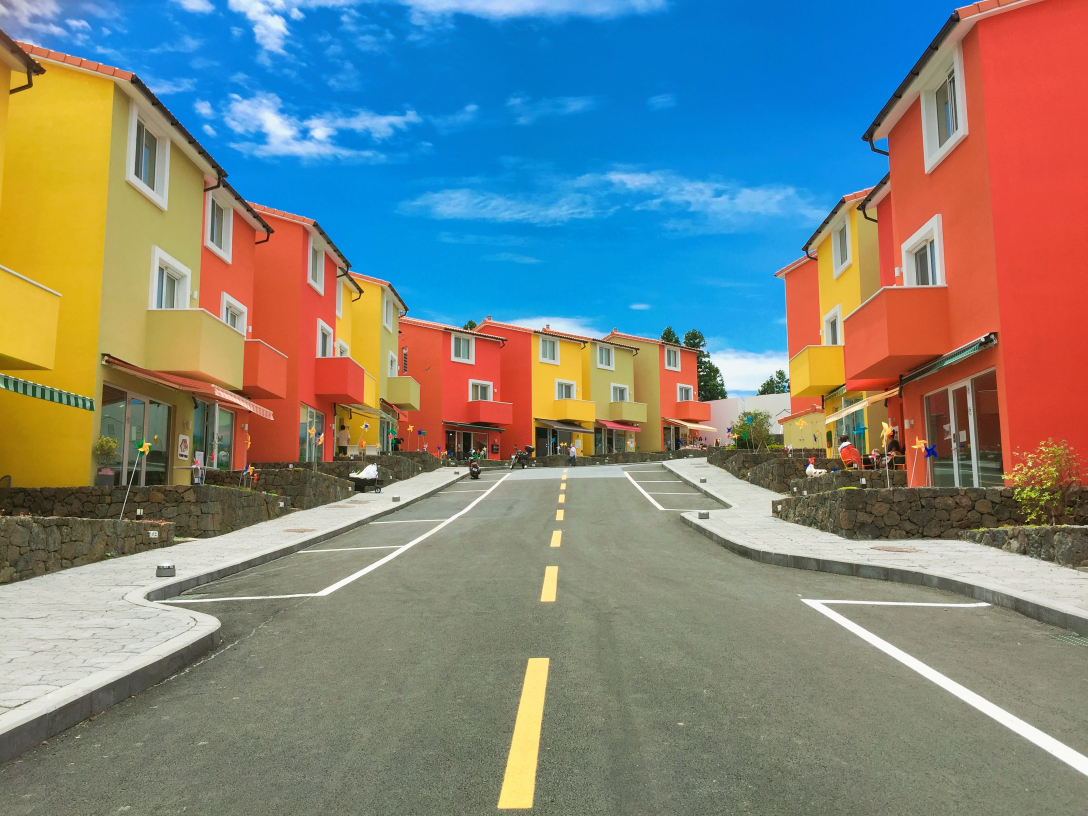
#> input picture scripts/python-scripts-master/_UPDATE/Color_detection/colorpic.jpg, 3264 x 2448 px (shown at 1/3 size)
$ python photo_to_ascii.py
#> lines starting #> are read from the running program, lines starting #| are printed output that depends on the picture
from PIL import Image

# ascii characters used to build the output text
CHARS = [".", ".", ".", "1", "1", "1", "1", "1", "0", "0", "0"]
# convert each pixel to grayscale


def grayify(image):
    grayscale_image = image.convert("L")
    return grayscale_image


# convert pixels to a string of ascii characters


def pixels_to_ascii(image):
    pixels = image.getdata()
    characters = "".join([CHARS[pixel // 23] for pixel in pixels])
    return characters


def photoascii():

    # attempt to open image from user-input
    path = input("Enter a valid pathname to an image:\n")
#> the answer given: ../Color_detection/colorpic.jpg
    try:
        image = Image.open(path)
#> image is the input picture: PIL image 3264x2448 RGB; mean R, G, B 125.9, 132.5, 127.1
    except Exception:
        print("Invalid path")
        return
    # Fetching the name of the image
    image_name = ""
    flag = 0
    for i in path[::-1]:
        if i == "/":
            break
        if flag == 1:
            image_name = i + image_name
        if i == ".":
            flag = 1

    # Resizing of image
    new_width = 100
    width, height = image.size
#> width = 3264; height = 2448
    ratio = height / width
#> ratio = 0.75
    new_height = int(new_width * ratio)
#> new_height = 75
    resized_image = image.resize((new_width, new_height))
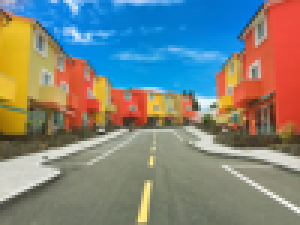
#> resized_image: PIL image 100x75 RGB (shown 3 times larger); mean R, G, B 125.8, 132.4, 127.1

    # convert image to ascii
    new_image_data = pixels_to_ascii(grayify(resized_image))
#> in grayify, `grayscale_image = image.convert("L")`:
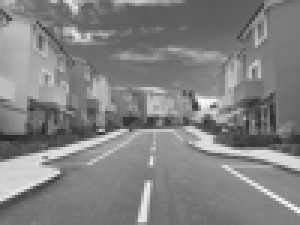
#> grayscale_image: PIL image 100x75 L (shown 3 times larger); min 38, max 251, mean 129.9

    pixel_count = len(new_image_data)
#> pixel_count = 7500
    ascii_image = "\n".join(
        [
            new_image_data[index : (index + new_width)]
            for index in range(0, pixel_count, new_width)
        ]
    )

    # save result to "ascii_image.txt"
    with open("./Photo To Ascii/{}(ASCII).txt".format(image_name), "w") as f:
        f.write(ascii_image)


# run program
if __name__ == "__main__":
    photoascii()
